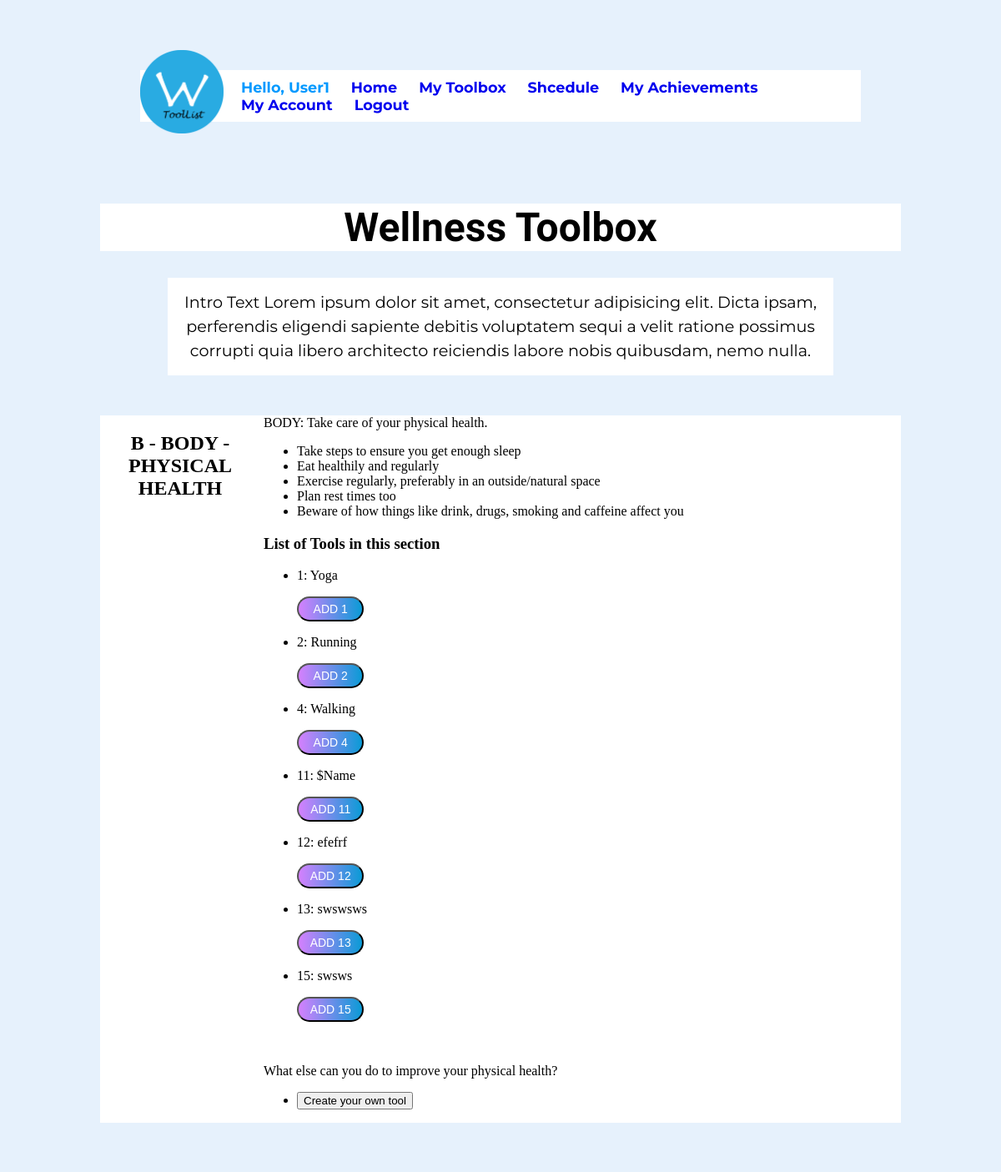
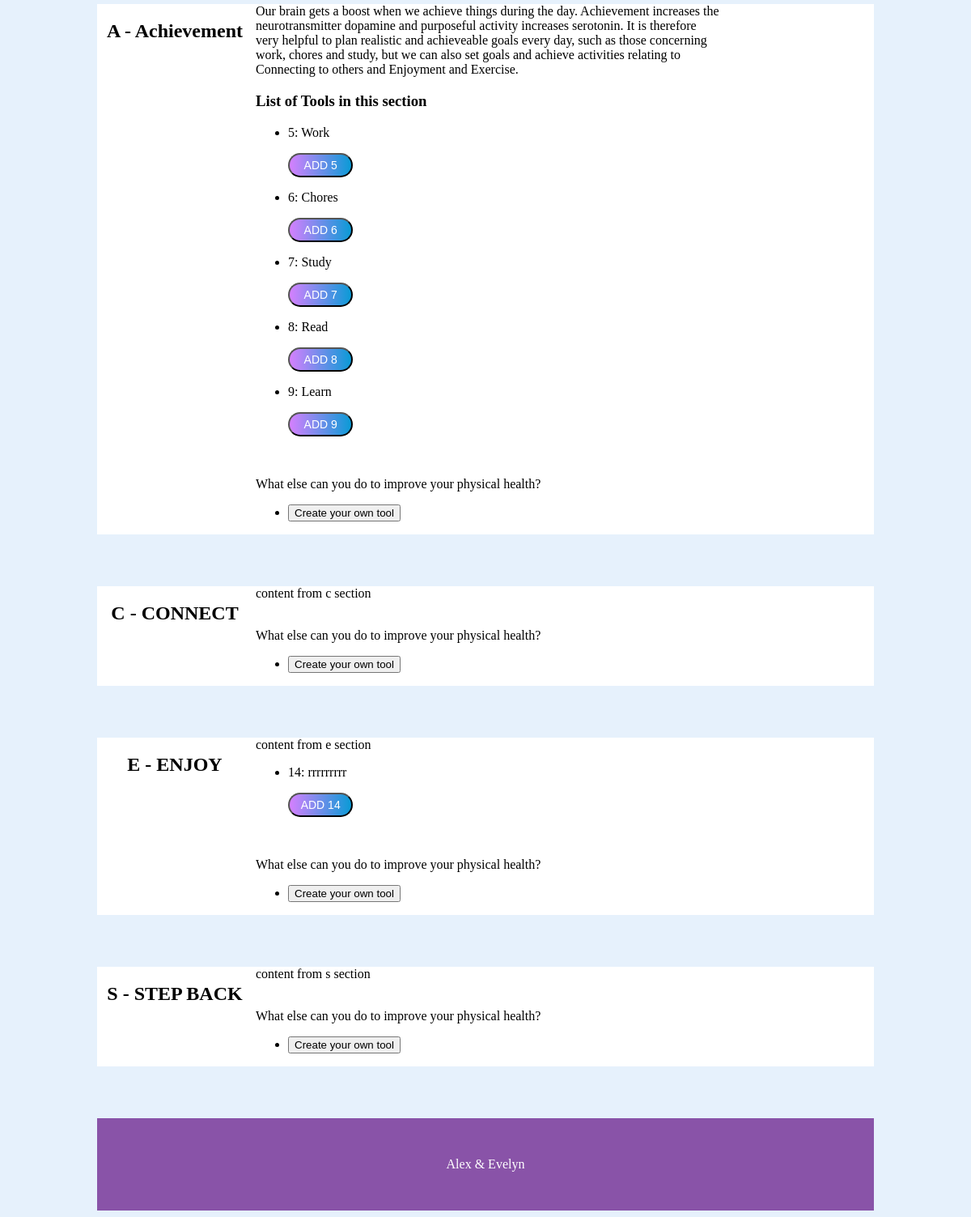
Screenshot of / (signed in) with the database file from the repository (2 pictures, top to bottom).
### tables this page shows
CREATE TABLE `Tool` (
  `Tool-id` int(11) NOT NULL,
  `Name` varchar(30) NOT NULL,
  `Section` varchar(1) NOT NULL,
  `Description` text NOT NULL,
  `Date` date NOT NULL
);

### index.php (the view, shortened to what this page needs)
<?php
include("includes/database.php");
include("includes/header.php");
include("includes/nav.php");
$sectionB = "B";
$sectionA = "A";
$sectionE = "E";
$stmtB = $pdo->prepare("SELECT * FROM `Tool` WHERE `Section` = '$sectionB'");
$stmtA = $pdo->prepare("SELECT * FROM `Tool` WHERE `Section` = '$sectionA'");
$stmtE = $pdo->prepare("SELECT * FROM `Tool` WHERE `Section` = '$sectionE'");
$stmtB->execute();
$stmtA->execute();
$stmtE->execute();
?>
<h1 id="app-title">Wellness Toolbox</h1>
<h2 class="intro-text">Intro Text Lorem ipsum dolor sit amet, consectetur adipisicing elit. Dicta ipsam, perferendis eligendi sapiente debitis voluptatem sequi a velit ratione possimus corrupti quia libero architecto reiciendis labore nobis quibusdam, nemo nulla.</h2>
<div>
	<section class="tool-section">
		<h1>B - BODY - PHYSICAL HEALTH</h1>
		<div class="tool-description-container">
		<div class="section-description">BODY: Take care of your physical health.
		<ul>
			<li>Take steps to ensure you get enough sleep</li>
			<li>Eat healthily and regularly</li>
			<li>Exercise regularly, preferably in an outside/natural space</li>
			<li>Plan rest times too</li>
			<li>Beware of how things like drink, drugs, smoking and caffeine affect you</li>
		</ul>
		</div>
		<h3>List of Tools in this section</h3>
		<?
		while($row = $stmtB->fetch()) {
		?>
		<ul>
			<li>
				<p><? echo($row["Tool-id"]); ?>: <? echo($row["Name"]); ?></p>
				<form action="process-add.php" method="POST">
					<input type="submit" class="colorButton" name="" value="ADD <? echo $row["Tool-id"]; ?>" />
				</form>
			</li>
		</ul>
		<?
		}
		?>
		<br>
		<p>What else can you do to improve your physical health?</p>
		<ul>
			<li>
				<a href="add-your-tool.php"><input type="button" value="Create your own tool" /></a>
			</li>
		</ul>
		</div>
	</section>
	<section class="tool-section">
		<h1>A - Achievement </h1>
		<div class="tool-description-container">
		<div class="section-description">
			Our brain gets a boost when we achieve things during the day.  Achievement increases the neurotransmitter dopamine and purposeful activity increases serotonin. It is therefore very helpful to plan realistic and achieveable goals every day, such as those concerning work, chores  and study, but we can also set goals and achieve activities relating to Connecting to others and Enjoyment and Exercise.
		</div>
		<h3>List of Tools in this section</h3>
		<?
		while($row = $stmtA->fetch()) {
		?>
		<ul>
			<li>
				<p><? echo($row["Tool-id"]); ?>: <? echo($row["Name"]); ?></p>
				<form action="process-add.php" method="POST">
					<input type="submit" class="colorButton" name="" value="ADD <? echo $row["Tool-id"]; ?>" />
				</form>
			</li>
		</ul>
		<?
		}
		?>
		<br>
		<p>What else can you do to improve your physical health?</p>
		<ul>
			<li>
				<a href="add-your-tool.php"><input type="button" value="Create your own tool" /></a>
			</li>
		</ul>
		</div>
	</section>
	<section class="tool-section">
		<h1>C - CONNECT</h1>
		<div class="tool-description-container">
			<div class="section-description">
			content from c section
			</div>
		<br>
		<p>What else can you do to improve your physical health?</p>
		<ul>
			<li>
				<a href="add-your-tool.php"><input type="button" value="Create your own tool" /></a>
			</li>
		</ul>
		</div>
	</section>
	<section class="tool-section">
		<h1>E - ENJOY</h1>
		<div class="tool-description-container">
			<div class="section-description">
			content from e section
			</div>
		<?
		while($row = $stmtE->fetch()) {
		?>
		<ul>
			<li>
				<p><? echo($row["Tool-id"]); ?>: <? echo($row["Name"]); ?></p>
				<form action="process-add.php" method="POST">
					<input type="submit" class="colorButton" name="" value="ADD <? echo $row["Tool-id"]; ?>" />
				</form>
			</li>
		</ul>
		<?
		}
		?>
		<br>
		<p>What else can you do to improve your physical health?</p>
		<ul>
			<li>
				<a href="add-your-tool.php"><input type="button" value="Create your own tool" /></a>
			</li>
		</ul>
		</div>
	</section>
	<section class="tool-section">
		<h1>S - STEP BACK</h1>
		<div class="tool-description-container">
			<div class="section-description">
			content from s section
			</div>
		<br>
		<p>What else can you do to improve your physical health?</p>
		<ul>
			<li>
				<a href="add-your-tool.php"><input type="button" value="Create your own tool" /></a>
			</li>
		</ul>
		</div>
	</section>
</div>
<? include("includes/footer.php");  ?>

### includes/stylesheets/style.css (style rules this page uses)
.colorButton { background: linear-gradient(0.25turn, #d580fe, #0a9bd6); color:#fff; width: 15%; padding: 5px; font-size:14px; text-align: center; border-radius:20px; }
body { background-color: #e6f1fc; font-family:'Neuton' serif; }
ul, #app-title, .wrapper, footer { background-color: white; }
h1, .intro-text, footer { text-align: center; }
#app-title { font-family: 'Domine', serif; }
#app-title { font-size: 3em; }
.intro-text { width: 80%; margin: 0 auto; font: 1.2em 'Montserrat', sans-serif; line-height: 1.5em; padding: 0.8em; background-color: white; }
.tool-section h1 { width: 100%; display: inline-block; }
.tool-section { margin-bottom: 4em; margin-top: 3em; background-color: #fff; }
@media screen and (min-width: 960px) { .tool-section h1 { width: 20%; display: inline-block; vertical-align: top; } }
@media screen and (min-width: 960px) { .tool-description-container { width: 60%; display: inline-block; background-color: #fff; } }

### rows the page displays
tool: value "1", Name "Yoga", value "ADD 1"
tool: value "2", Name "Running", value "ADD 2"
tool: value "4", Name "Walking", value "ADD 4"
tool: value "11", Name "$Name", value "ADD 11"
tool: value "12", Name "efefrf", value "ADD 12"
tool: value "13", Name "swswsws", value "ADD 13"
tool: value "15", Name "swsws", value "ADD 15"
tool: value "5", Name "Work", value "ADD 5"
tool: value "6", Name "Chores", value "ADD 6"
tool: value "7", Name "Study", value "ADD 7"
tool: value "8", Name "Read", value "ADD 8"
tool: value "9", Name "Learn", value "ADD 9"
tool: value "14", Name "rrrrrrrrr", value "ADD 14"

### other values shown
$_SESSION["Username"] "User1"
